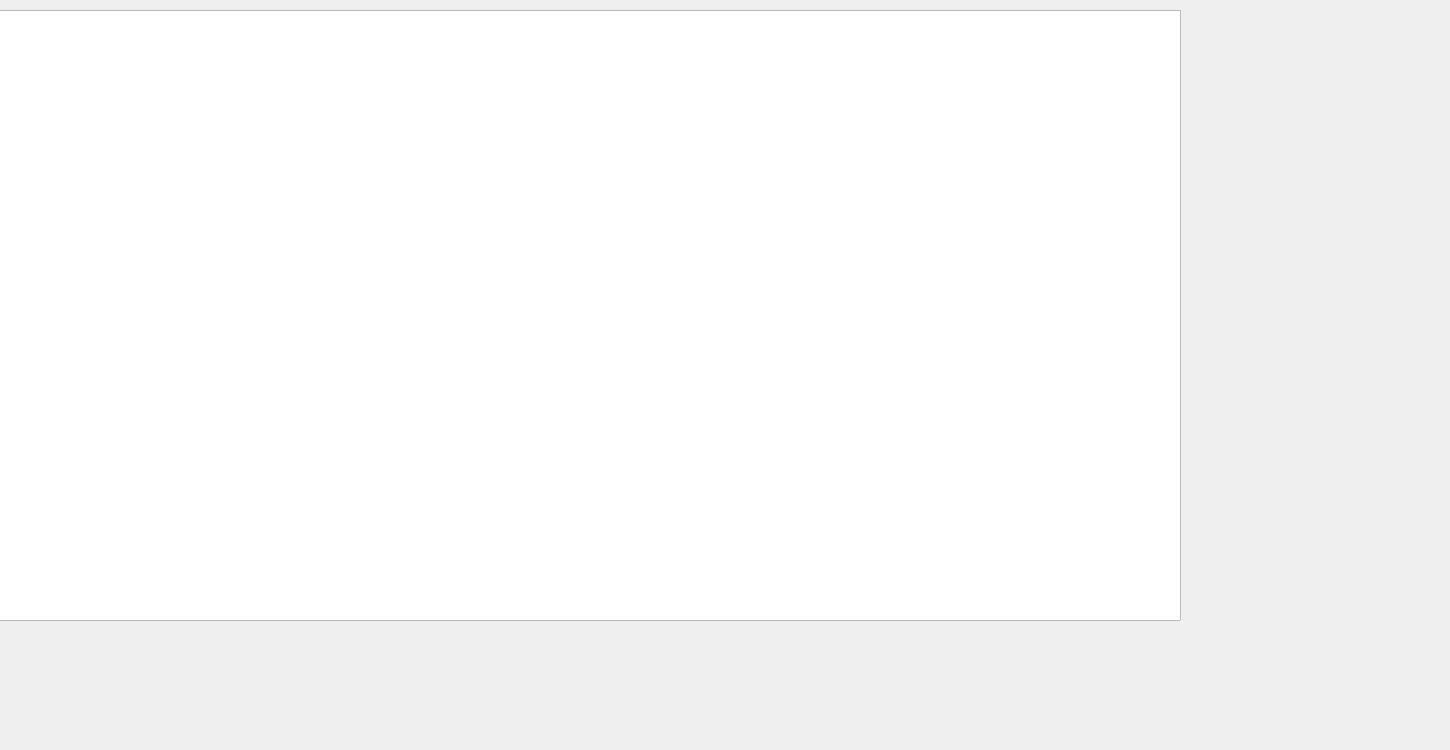
<?xml version="1.0" encoding="UTF-8"?>
<ui version="4.0">
 <class>Dialog</class>
 <widget class="QDialog" name="Dialog">
  <property name="geometry">
   <rect>
    <x>0</x>
    <y>0</y>
    <width>1450</width>
    <height>750</height>
   </rect>
  </property>
  <property name="windowTitle">
   <string>Dialog</string>
  </property>
  <widget class="QTableWidget" name="tableWidget">
   <property name="geometry">
    <rect>
     <x>-40</x>
     <y>10</y>
     <width>1221</width>
     <height>611</height>
    </rect>
   </property>
  </widget>
  <widget class="QPushButton" name="validate">
   <property name="geometry">
    <rect>
     <x>1740</x>
     <y>1230</y>
     <width>75</width>
     <height>23</height>
    </rect>
   </property>
   <property name="text">
    <string>Validate</string>
   </property>
  </widget>
  <widget class="QPushButton" name="reset">
   <property name="geometry">
    <rect>
     <x>1630</x>
     <y>1230</y>
     <width>75</width>
     <height>23</height>
    </rect>
   </property>
   <property name="text">
    <string>Reset</string>
   </property>
  </widget>
 </widget>
 <resources/>
 <connections/>
</ui>
